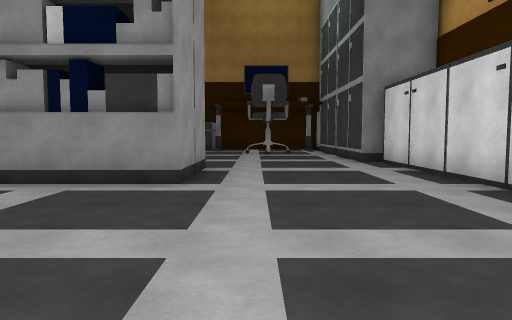
View 1 (above)

18 first-person views from a walk through a 3-D level made in the Unity game engine. The camera is 1.4 m above the floor, tilts 4° down and sees 70° across. The floor is counted in squares, 2 m on a side. Each view is taken from the middle of a square. On the plan, view 1 faces up. The plan holds only what a view shows up to about 11 squares ahead; the rest is blank. The place goes on beyond the plan. The player is left out. Some surface patterns are stand-ins.

View 2
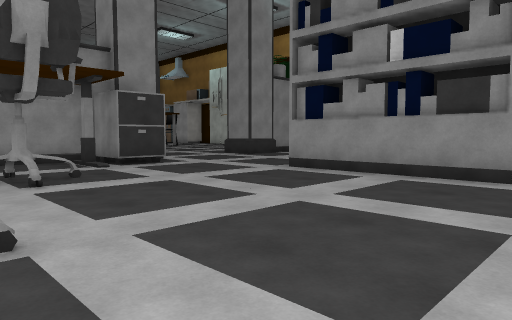

View 3
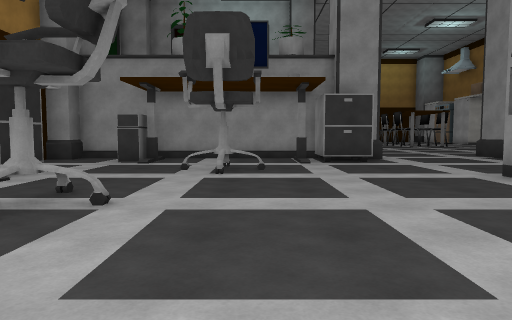

View 4
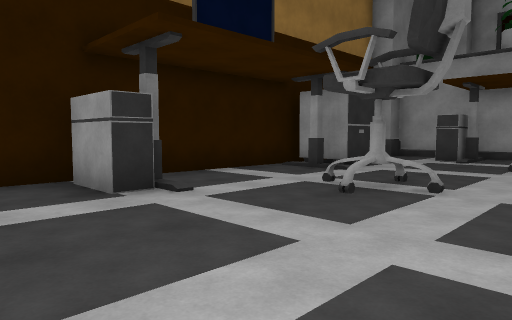

View 5
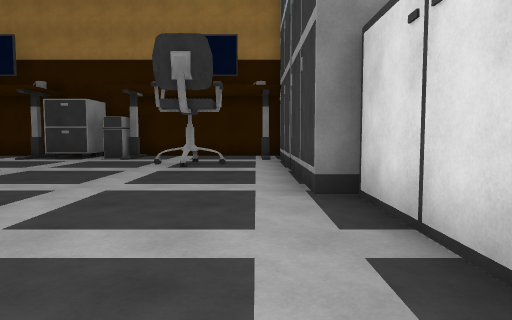

View 6
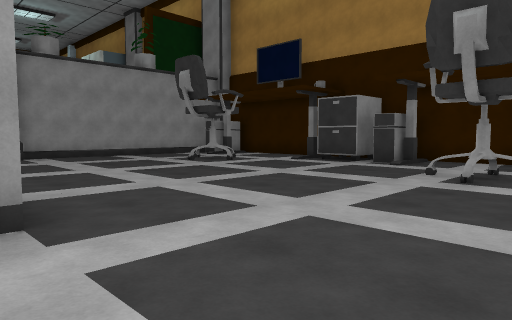

View 7
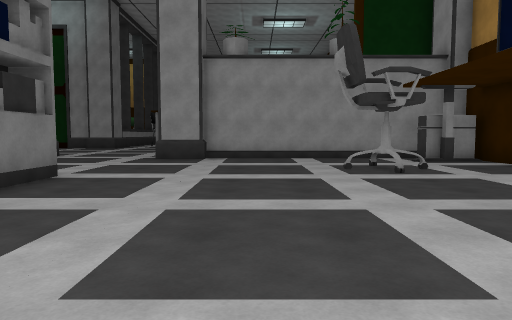

View 8
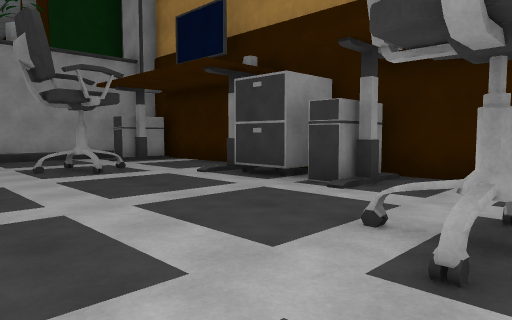

View 9
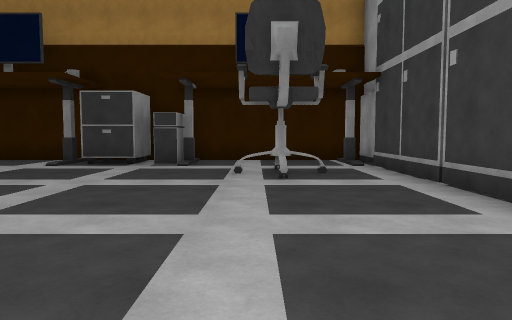

View 10
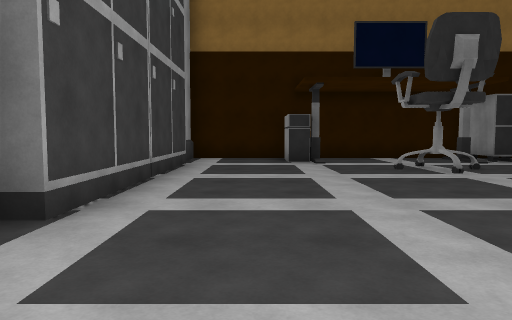

View 11
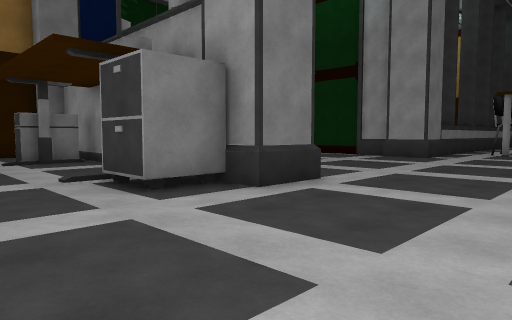

View 12
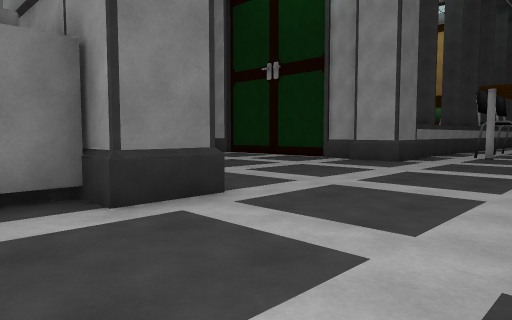

View 13
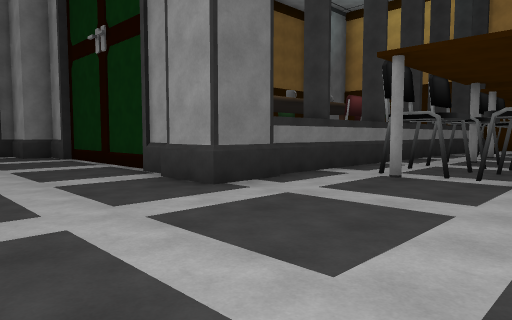

View 14
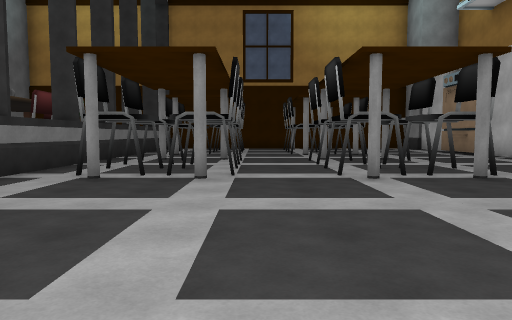

View 15
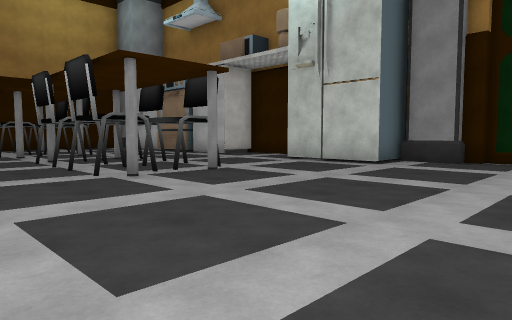

View 16
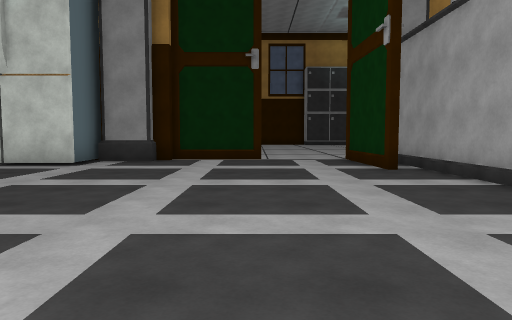

View 17
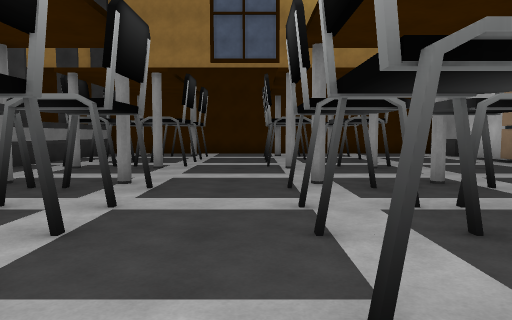

View 18
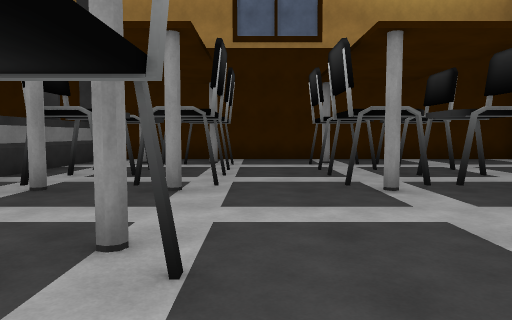

### Floor plan
Key: @ floor where view 1 was taken; # wall or solid block; x gap in a wall; . floor; = window, fence, low wall or low ledge; ^ raised ledge; C cabinet; H chair; M computer; S stove.
Columns run from 33 left of view 1 to 4 right of it. Each row starts with its distance up from view 1.
 18                 ###x.=#
 17      SS       ###.....###############
 16 #####SS #   ^##.......##M....#CM...##
 15 #. .... ..  ..........##............#
 14 #......................#..HH.....HH.#
 13 #......................#...H.....H..#
 12 #....H#..#.#.#.........#............#
 11 #.H.HH#..H...H.........#............#
 10 #.H..Hx..H...H........ #............##
  9 #....H................ #.............#
  8 #....................................#
  7 #.H...#..H...H..............##  #....#
  6 #.H.HH#..H.#.H..............#####....#
  5 #.H.HH#..H.#.H.......................#
  4 #......................##............
  3  ###############...... #C...........#
  2                #.....  ##...........#
  1                #....   #...H........#
  0                #...    #..HH.....@..#
 -1                #..     #......HH....#
 -2                #..     #M.....H.....#
 -3                #..     #............#
 -4                #..     #.. C#....M..#
 -5                ##.     ##############

Positions as (right, up) in squares from view 1, and headings:
1: (0, 0), facing up
2: (0, -1), facing up-left
3: (1, 1), facing left
4: (2, 1), facing down-left
5: (2, 5), facing up
6: (2, 7), facing up-left
7: (1, 11), facing left
8: (1, 11), facing up-left
9: (0, 7), facing up
10: (1, 6), facing down
11: (-6, 8), facing down-left
12: (-8, 8), facing down-left
13: (-14, 8), facing down-left
14: (-14, 8), facing left
15: (-14, 7), facing up-left
16: (-14, 7), facing up
17: (-19, 9), facing left
18: (-22, 8), facing left
